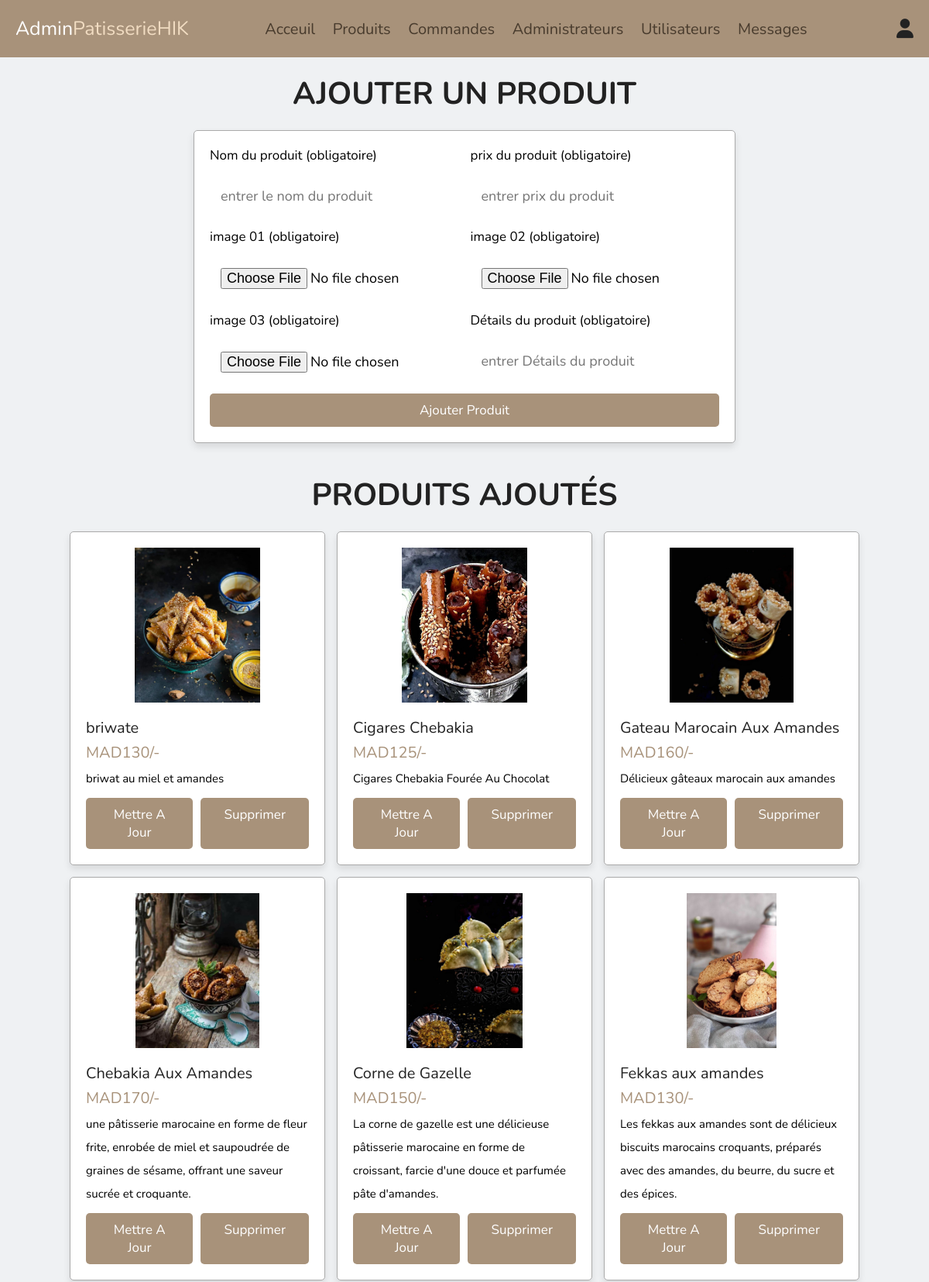
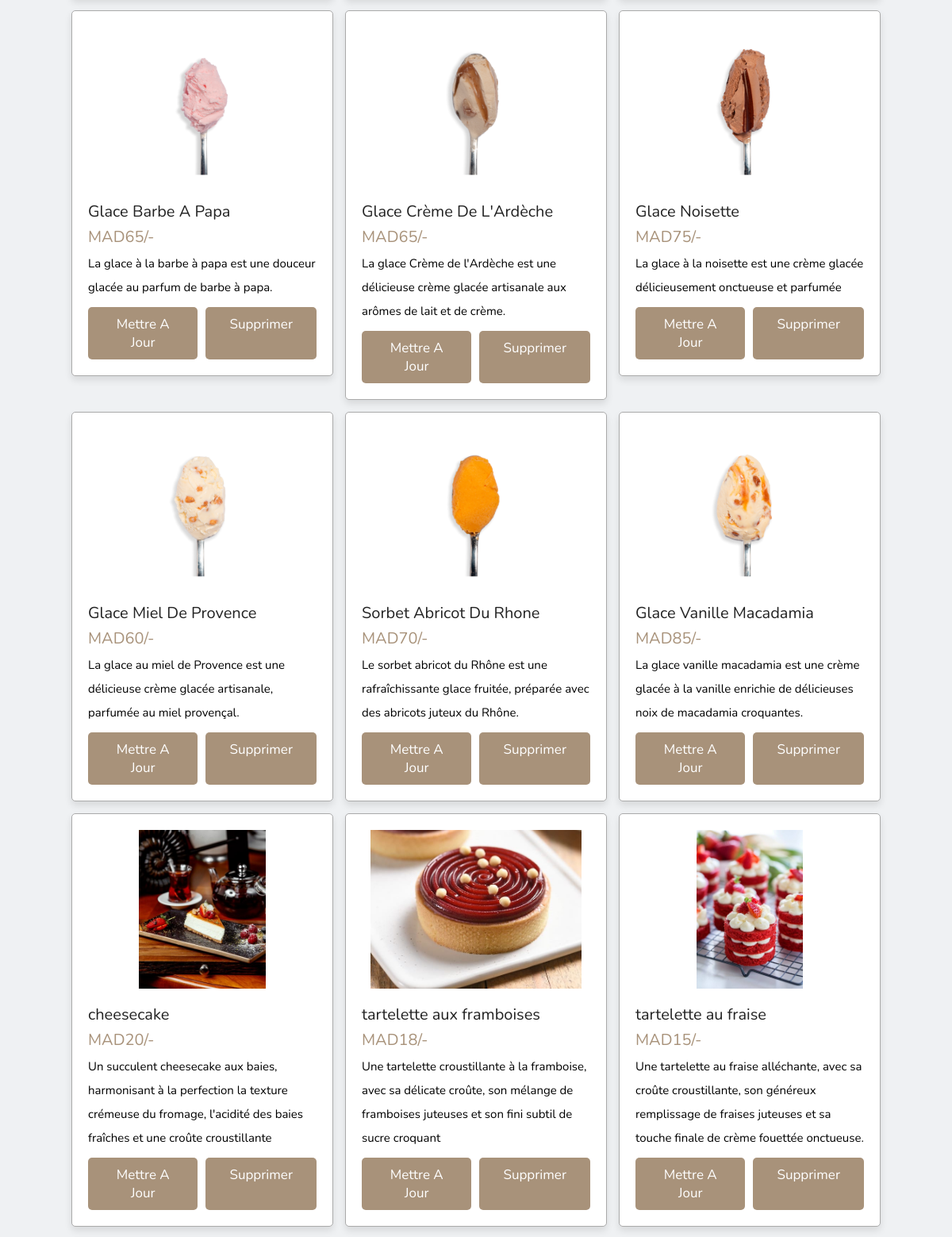
Screenshot of /admin/products.php (signed in, upper part) with the database file from the repository (2 pictures, top to bottom).
### tables this page shows
CREATE TABLE IF NOT EXISTS `products` (
  `id` int(100) NOT NULL AUTO_INCREMENT,
  `name` varchar(100) NOT NULL,
  `details` varchar(500) NOT NULL,
  `price` int(10) NOT NULL,
  `image_01` varchar(100) NOT NULL,
  `image_02` varchar(100) NOT NULL,
  `image_03` varchar(100) NOT NULL,
  PRIMARY KEY (`id`)
);

### admin/products.php (the view, shortened to what this page needs)
<?php
include '../components/connect.php';
?>
<!DOCTYPE html>
<html lang="en">
<head>
   <link rel="stylesheet" href="https://cdnjs.cloudflare.com/ajax/libs/font-awesome/6.1.1/css/all.min.css">
   <link rel="stylesheet" href="../css/admin_style.css">
</head>
<body>
<?php include '../components/admin_header.php'; ?>
<section class="add-products">
   <h1 class="heading">Ajouter un produit</h1>
   <form action="" method="post" enctype="multipart/form-data">
      <div class="flex">
         <div class="inputBox">
            <span>Nom du produit (obligatoire)</span>
            <input type="text" class="box" required maxlength="100" placeholder="entrer le nom du produit" name="name">
         </div>
         <div class="inputBox">
            <span>prix du produit (obligatoire)</span>
            <input type="number" min="0" class="box" required max="9999999999" placeholder="entrer prix du produit" onkeypress="if(this.value.length == 10) return false;" name="price">
         </div>
        <div class="inputBox">
            <span>image 01 (obligatoire)</span>
            <input type="file" name="image_01" accept="image/jpg, image/jpeg, image/png, image/webp" class="box" required>
        </div>
        <div class="inputBox">
            <span>image 02 (obligatoire)</span>
            <input type="file" name="image_02" accept="image/jpg, image/jpeg, image/png, image/webp" class="box" required>
        </div>
        <div class="inputBox">
            <span>image 03 (obligatoire)</span>
            <input type="file" name="image_03" accept="image/jpg, image/jpeg, image/png, image/webp" class="box" required>
        </div>
         <div class="inputBox">
            <span>Détails du produit (obligatoire)</span>
            <textarea name="details" placeholder="entrer Détails du produit" class="box" required maxlength="500" cols="30" rows="10"></textarea>
         </div>
      </div>
      <input type="submit" value="ajouter produit" class="btn" name="add_product">
   </form>
</section>
<section class="show-products">
   <h1 class="heading">Produits ajoutés</h1>
   <div class="box-container">
   <?php
      $select_products = $conn->prepare("SELECT * FROM `products`");
      $select_products->execute();
      if($select_products->rowCount() > 0){
         while($fetch_products = $select_products->fetch(PDO::FETCH_ASSOC)){
   ?>
   <div class="box">
      <img src="../uploaded_img/<?= $fetch_products['image_01']; ?>" alt="">
      <div class="name"><?= $fetch_products['name']; ?></div>
      <div class="price">MAD<span><?= $fetch_products['price']; ?></span>/-</div>
      <div class="details"><span><?= $fetch_products['details']; ?></span></div>
      <div class="flex-btn">
         <a href="update_product.php?update=<?= $fetch_products['id']; ?>" class="option-btn">Mettre a jour</a>
         <a href="products.php?delete=<?= $fetch_products['id']; ?>" class="delete-btn" onclick="return confirm('supprimer ce produit?');">Supprimer</a>
      </div>
   </div>
   <?php
         }
      }else{
         echo '<p class="empty">Aucun produit ajouté pour le moment !</p>';
      }
   ?>
   </div>
</section>
</body>
</html>

### css/admin_style.css (style rules this page uses)
:root { --main-color: #a8927a; --primary-color: #eff1f3; --bg-color: #f1dcc2; --hover: #483b2d; --black:#222; --white:#fff; --border:.1rem solid #aaa; --box-shadow:0 .5rem 1rem rgba(0,0,0,.1); }
* { font-family: 'Nunito', sans-serif; margin:0; padding:0; box-sizing: border-box; outline: none; border:none; text-decoration: none; }
html { font-size: 62.5%; overflow-x: hidden; }
body { background-color: var(--primary-color); }
section { padding:2rem; max-width: 1200px; margin:0 auto; }
.heading { font-size: 4rem; color:var(--black); margin-bottom: 2rem; text-align: center; text-transform: uppercase; }
.btn, .delete-btn, .option-btn { display: block; width: 100%; margin-top: 1rem; border-radius: .5rem; padding:1rem 3rem; font-size: 1.7rem; text-transform: capitalize; color:var(--white); cursor: pointer; text-align: center; }
.btn { background-color: var(--main-color); }
.option-btn { background-color: var(--orange); }
.delete-btn { background-color: var(--red); }
.flex-btn { display: flex; gap:1rem; }
.add-products form { max-width: 70rem; margin: 0 auto; background-color: var(--white); box-shadow: var(--box-shadow); border:var(--border); border-radius: .5rem; padding:2rem; }
.add-products form .flex { display: flex; gap:1.5rem; flex-wrap: wrap; }
.add-products form .flex .inputBox { flex:1 1 25rem; }
.add-products form span { font-size:1.7rem; color:var(--light-color); }
.add-products form .box { font-size: 1.8rem; background-color: var(--light-bg); border-radius: .5rem; padding:1.4rem; width: 100%; margin-top: 1.5rem; }
.add-products form textarea { height: 5.4rem; resize: none; }
.show-products .box-container { display: grid; grid-template-columns: repeat(auto-fit, 33rem); gap:1.5rem; justify-content: center; align-items: flex-start; }
.show-products .box-container .box { background-color: var(--white); box-shadow: var(--box-shadow); border-radius: .5rem; border:var(--border); padding:2rem; }
.show-products .box-container .box .flex-btn .option-btn { background-color: var(--main-color); }
.show-products .box-container .box .flex-btn .delete-btn { background-color: var(--main-color); }
.show-products .box-container .box img { width: 100%; height: 20rem; object-fit: contain; margin-bottom: 1.5rem; }
.show-products .box-container .box .name { font-size: 2rem; color:var(--black); }
.show-products .box-container .box .price { font-size: 2rem; color:var(--main-color); margin:.5rem 0; }
.show-products .box-container .box .details { font-size: 1.5rem; color:var(--light-color); line-height: 2; }

### rows the page displays
products: image_01 (picture), name "briwate", price "130", details "briwat au miel et amandes"
products: image_01 (picture), name "Cigares Chebakia", price "125", details "Cigares Chebakia Fourée Au Chocolat"
products: image_01 (picture), name "Gateau Marocain Aux Amandes", price "160", details "Délicieux gâteaux marocain aux amandes"
products: image_01 (picture), name "Chebakia Aux Amandes", price "170", details "une pâtisserie marocaine en forme de fleur frite, enrobée de miel et saupoudrée de graines de sésame, offrant une saveur sucrée et croquante."
products: image_01 (picture), name "Corne de Gazelle", price "150", details "La corne de gazelle est une délicieuse pâtisserie marocaine en forme de croissant, farcie d'une douce et parfumée pâte d'amandes."
products: image_01 (picture), name "Fekkas aux amandes", price "130", details "Les fekkas aux amandes sont de délicieux biscuits marocains croquants, préparés avec des amandes, du beurre, du sucre et des épices."
products: image_01 (picture), name "Glace Barbe A Papa", price "65", details "La glace à la barbe à papa est une douceur glacée au parfum de barbe à papa."
products: image_01 (picture), name "Glace Crème De L'Ardèche", price "65", details "La glace Crème de l'Ardèche est une délicieuse crème glacée artisanale aux arômes de lait et de crème."
products: image_01 (picture), name "Glace Noisette", price "75", details "La glace à la noisette est une crème glacée délicieusement onctueuse et parfumée"
products: image_01 (picture), name "Glace Miel De Provence", price "60", details "La glace au miel de Provence est une délicieuse crème glacée artisanale, parfumée au miel provençal."
products: image_01 (picture), name "Sorbet Abricot Du Rhone", price "70", details "Le sorbet abricot du Rhône est une rafraîchissante glace fruitée, préparée avec des abricots juteux du Rhône."
products: image_01 (picture), name "Glace Vanille Macadamia", price "85", details "La glace vanille macadamia est une crème glacée à la vanille enrichie de délicieuses noix de macadamia croquantes."
products: image_01 (picture), name "cheesecake", price "20", details "Un succulent cheesecake aux baies, harmonisant à la perfection la texture crémeuse du fromage, l'acidité des baies fraîches et une croûte croustillante"
products: image_01 (picture), name "tartelette aux framboises", price "18", details "Une tartelette croustillante à la framboise, avec sa délicate croûte, son mélange de framboises juteuses et son fini subtil de sucre croquant"
products: image_01 (picture), name "tartelette au fraise", price "15", details "Une tartelette au fraise alléchante, avec sa croûte croustillante, son généreux remplissage de fraises juteuses et sa touche finale de crème fouettée onctueuse."
